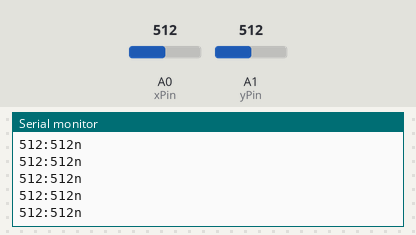
Recording of a sketch running on a simulated Arduino Uno, built with avr-gcc and run on an emulated ATmega328P. On the bench: the last lines printed to the serial monitor. Inputs (shaded band) come from the test bench; at power-on: A1 (yPin) = 512, A0 (xPin) = 512.

Above: at 2.7 s.
2.8 s: A1 (yPin) set to 11
At 3.9 s:
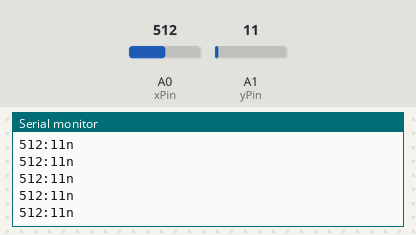
4.3 s: A1 (yPin) set to 8
At 5.1 s:
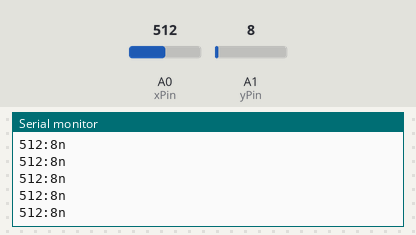
5.8 s: A1 (yPin) set to 95
At 6.8 s:
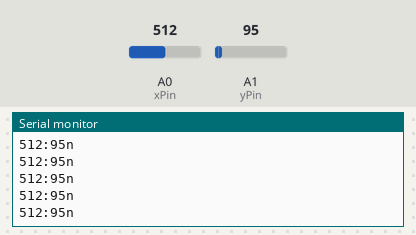
7.3 s: A1 (yPin) set to 106
At 8.4 s:
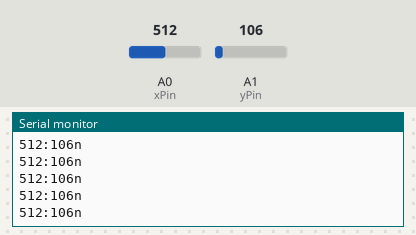
8.8 s: A0 (xPin) set to 986
At 9.3 s:
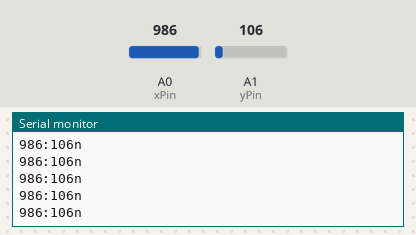
10.3 s: A0 (xPin) set to 1010
At 10.9 s:
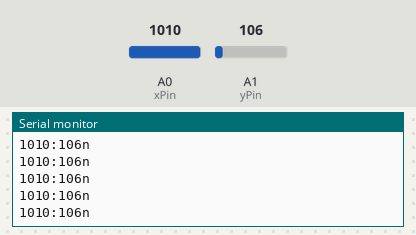
Timing chart, 0 to 12.8 s (numbered marks = the images above; inputs shaded):
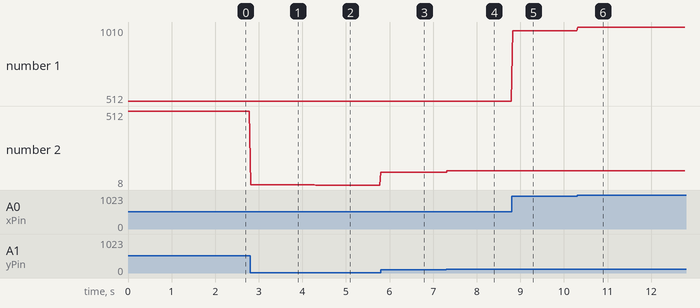

The sketch:

EtchaSketcha_02_.ino
```cpp
//int buttonPin = 7;
int xPin= A0;
int yPin = A1;

void setup() {
  //pinMode(buttonPin,INPUT_PULLUP); //internal resistor
  Serial.begin(9600);
}

void loop() {
//int buttonValue = digitalRead( buttonPin );
  int xVal = analogRead(xPin);
  int yVal = analogRead(yPin);

  //Serial.print(xVal+':'+yVal+ +'n');  ___ : ____n
  //or
  Serial.print(xVal,DEC);
  Serial.print(":");
  Serial.print(yVal,DEC);
  Serial.println('n');


  delay(30);
}
```

Measured:
- after the input at 2.8 s, the serial monitor: prints a new line at once (image 1)
- after the input at 4.3 s, the serial monitor: prints a new line at once (image 2)
- after the input at 5.8 s, the serial monitor: prints a new line at once (image 3)
- after the input at 7.3 s, the serial monitor: prints a new line at once (image 4)
- after the input at 8.8 s, the serial monitor: prints a new line at once (image 5)
- after the input at 10.3 s, the serial monitor: prints a new line at once (image 6)
- plotted number 1: 512 → 986 after the input at 8.8 s, 986 → 1010 after the input at 10.3 s
- plotted number 2: 512 → 11 after the input at 2.8 s, 11 → 8 after the input at 4.3 s, 8 → 95 after the input at 5.8 s, 95 → 106 after the input at 7.3 s
